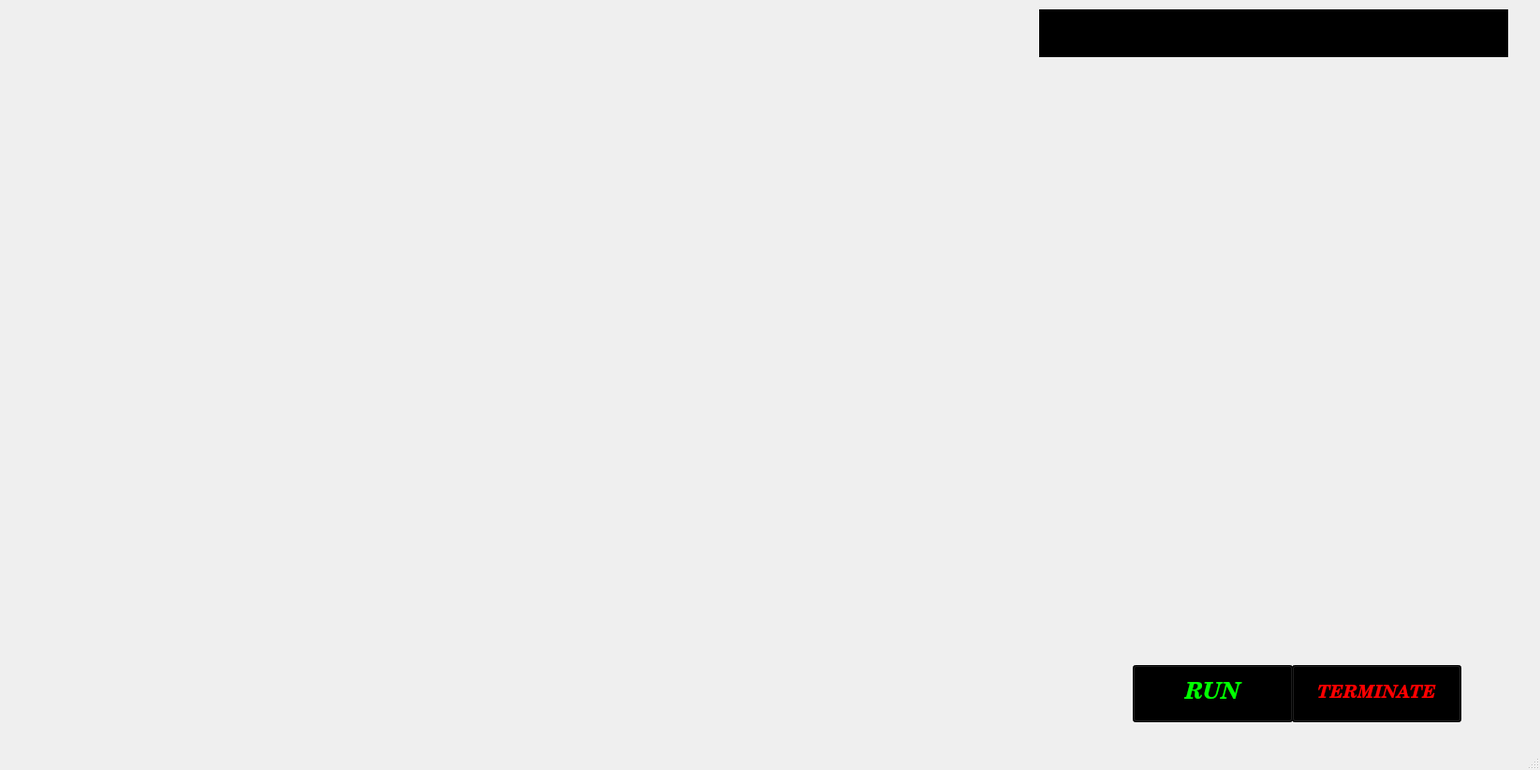
<?xml version="1.0" encoding="UTF-8"?>
<ui version="4.0">
 <class>MainWindow</class>
 <widget class="QMainWindow" name="MainWindow">
  <property name="geometry">
   <rect>
    <x>0</x>
    <y>0</y>
    <width>1645</width>
    <height>822</height>
   </rect>
  </property>
  <property name="windowTitle">
   <string>MainWindow</string>
  </property>
  <widget class="QWidget" name="centralwidget">
   <widget class="QLabel" name="label">
    <property name="geometry">
     <rect>
      <x>-30</x>
      <y>0</y>
      <width>1671</width>
      <height>801</height>
     </rect>
    </property>
    <property name="font">
     <font>
      <family>Century Schoolbook</family>
      <pointsize>14</pointsize>
      <weight>75</weight>
      <italic>true</italic>
      <bold>true</bold>
     </font>
    </property>
    <property name="text">
     <string/>
    </property>
    <property name="pixmap">
     <pixmap>Images for GUI/JARVIS AI.gif</pixmap>
    </property>
    <property name="scaledContents">
     <bool>true</bool>
    </property>
   </widget>
   <widget class="QTextBrowser" name="textBrowser">
    <property name="geometry">
     <rect>
      <x>1110</x>
      <y>10</y>
      <width>251</width>
      <height>51</height>
     </rect>
    </property>
    <property name="font">
     <font>
      <family>Century Schoolbook</family>
      <pointsize>16</pointsize>
      <weight>75</weight>
      <bold>true</bold>
     </font>
    </property>
    <property name="autoFillBackground">
     <bool>false</bool>
    </property>
    <property name="styleSheet">
     <string notr="true">background-color: rgb(0, 0, 0);
border-color: rgb(0, 0, 0);
color: rgb(255, 0, 0);</string>
    </property>
   </widget>
   <widget class="QTextBrowser" name="textBrowser_2">
    <property name="geometry">
     <rect>
      <x>1360</x>
      <y>10</y>
      <width>251</width>
      <height>51</height>
     </rect>
    </property>
    <property name="font">
     <font>
      <family>Century Schoolbook</family>
      <pointsize>16</pointsize>
      <weight>75</weight>
      <bold>true</bold>
     </font>
    </property>
    <property name="autoFillBackground">
     <bool>false</bool>
    </property>
    <property name="styleSheet">
     <string notr="true">background-color: rgb(0, 0, 0);
border-color: rgb(0, 0, 0);
color: rgb(255, 0, 0);</string>
    </property>
   </widget>
   <widget class="QPushButton" name="pushButton">
    <property name="geometry">
     <rect>
      <x>1210</x>
      <y>710</y>
      <width>171</width>
      <height>61</height>
     </rect>
    </property>
    <property name="font">
     <font>
      <family>Century Schoolbook</family>
      <pointsize>18</pointsize>
      <weight>75</weight>
      <italic>true</italic>
      <bold>true</bold>
     </font>
    </property>
    <property name="styleSheet">
     <string notr="true">background-color: rgb(0, 0, 0);
color: rgb(0, 255, 0);</string>
    </property>
    <property name="text">
     <string>RUN</string>
    </property>
   </widget>
   <widget class="QPushButton" name="pushButton_2">
    <property name="geometry">
     <rect>
      <x>1380</x>
      <y>710</y>
      <width>181</width>
      <height>61</height>
     </rect>
    </property>
    <property name="font">
     <font>
      <family>Century Schoolbook</family>
      <pointsize>14</pointsize>
      <weight>75</weight>
      <italic>true</italic>
      <bold>true</bold>
     </font>
    </property>
    <property name="styleSheet">
     <string notr="true">background-color: rgb(0, 0, 0);
color: rgb(255, 0, 0);</string>
    </property>
    <property name="text">
     <string>TERMINATE</string>
    </property>
   </widget>
  </widget>
  <widget class="QStatusBar" name="statusbar"/>
 </widget>
 <resources/>
 <connections/>
</ui>
